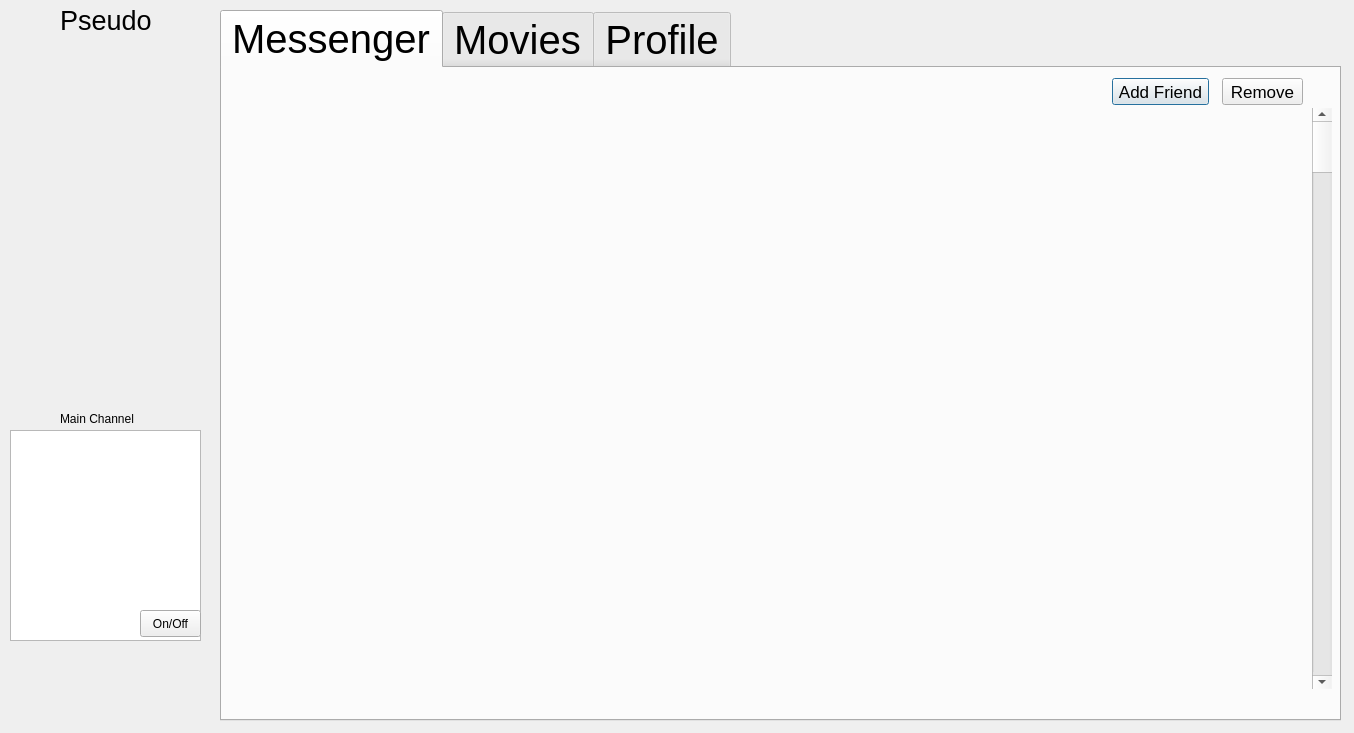
<?xml version="1.0" encoding="UTF-8"?>
<ui version="4.0">
 <class>mainwindow</class>
 <widget class="QDialog" name="mainwindow">
  <property name="geometry">
   <rect>
    <x>0</x>
    <y>0</y>
    <width>1354</width>
    <height>733</height>
   </rect>
  </property>
  <property name="windowTitle">
   <string>Dialog</string>
  </property>
  <widget class="QTabWidget" name="tabWidget">
   <property name="geometry">
    <rect>
     <x>220</x>
     <y>10</y>
     <width>1121</width>
     <height>711</height>
    </rect>
   </property>
   <property name="font">
    <font>
     <pointsize>30</pointsize>
    </font>
   </property>
   <property name="currentIndex">
    <number>0</number>
   </property>
   <widget class="QWidget" name="tab">
    <attribute name="title">
     <string>Messenger</string>
    </attribute>
    <widget class="QPushButton" name="pushButton_2">
     <property name="geometry">
      <rect>
       <x>890</x>
       <y>10</y>
       <width>97</width>
       <height>27</height>
      </rect>
     </property>
     <property name="font">
      <font>
       <pointsize>13</pointsize>
      </font>
     </property>
     <property name="text">
      <string>Add Friend</string>
     </property>
    </widget>
    <widget class="QPushButton" name="pushButton_3">
     <property name="geometry">
      <rect>
       <x>1000</x>
       <y>10</y>
       <width>81</width>
       <height>27</height>
      </rect>
     </property>
     <property name="font">
      <font>
       <pointsize>13</pointsize>
      </font>
     </property>
     <property name="text">
      <string>Remove</string>
     </property>
    </widget>
    <widget class="QWidget" name="widget" native="true">
     <property name="geometry">
      <rect>
       <x>10</x>
       <y>40</y>
       <width>1101</width>
       <height>591</height>
      </rect>
     </property>
     <widget class="QScrollBar" name="verticalScrollBar">
      <property name="geometry">
       <rect>
        <x>1080</x>
        <y>0</y>
        <width>20</width>
        <height>581</height>
       </rect>
      </property>
      <property name="orientation">
       <enum>Qt::Vertical</enum>
      </property>
     </widget>
    </widget>
   </widget>
   <widget class="QWidget" name="tab_3">
    <attribute name="title">
     <string>Movies</string>
    </attribute>
   </widget>
   <widget class="QWidget" name="tab_2">
    <attribute name="title">
     <string>Profile</string>
    </attribute>
    <widget class="QTabWidget" name="tabWidget_2">
     <property name="geometry">
      <rect>
       <x>10</x>
       <y>20</y>
       <width>1091</width>
       <height>611</height>
      </rect>
     </property>
     <property name="font">
      <font>
       <pointsize>20</pointsize>
      </font>
     </property>
     <property name="currentIndex">
      <number>0</number>
     </property>
     <widget class="QWidget" name="tab_4">
      <attribute name="title">
       <string>Calendar</string>
      </attribute>
      <widget class="QCalendarWidget" name="calendarWidget">
       <property name="geometry">
        <rect>
         <x>21</x>
         <y>21</y>
         <width>1041</width>
         <height>501</height>
        </rect>
       </property>
      </widget>
     </widget>
     <widget class="QWidget" name="tab_6">
      <attribute name="title">
       <string>Planning</string>
      </attribute>
     </widget>
     <widget class="QWidget" name="tab_7">
      <attribute name="title">
       <string>Best Movies</string>
      </attribute>
     </widget>
     <widget class="QWidget" name="tab_5">
      <attribute name="title">
       <string>Option</string>
      </attribute>
     </widget>
    </widget>
   </widget>
  </widget>
  <widget class="QPlainTextEdit" name="plainTextEdit">
   <property name="geometry">
    <rect>
     <x>10</x>
     <y>430</y>
     <width>191</width>
     <height>211</height>
    </rect>
   </property>
  </widget>
  <widget class="QPushButton" name="pushButton">
   <property name="geometry">
    <rect>
     <x>140</x>
     <y>610</y>
     <width>61</width>
     <height>27</height>
    </rect>
   </property>
   <property name="text">
    <string>On/Off</string>
   </property>
  </widget>
  <widget class="QLabel" name="label">
   <property name="geometry">
    <rect>
     <x>60</x>
     <y>410</y>
     <width>101</width>
     <height>17</height>
    </rect>
   </property>
   <property name="text">
    <string>Main Channel</string>
   </property>
  </widget>
  <widget class="QLabel" name="label_2">
   <property name="geometry">
    <rect>
     <x>60</x>
     <y>10</y>
     <width>91</width>
     <height>21</height>
    </rect>
   </property>
   <property name="font">
    <font>
     <pointsize>20</pointsize>
    </font>
   </property>
   <property name="text">
    <string>Pseudo</string>
   </property>
  </widget>
 </widget>
 <resources/>
 <connections/>
</ui>
